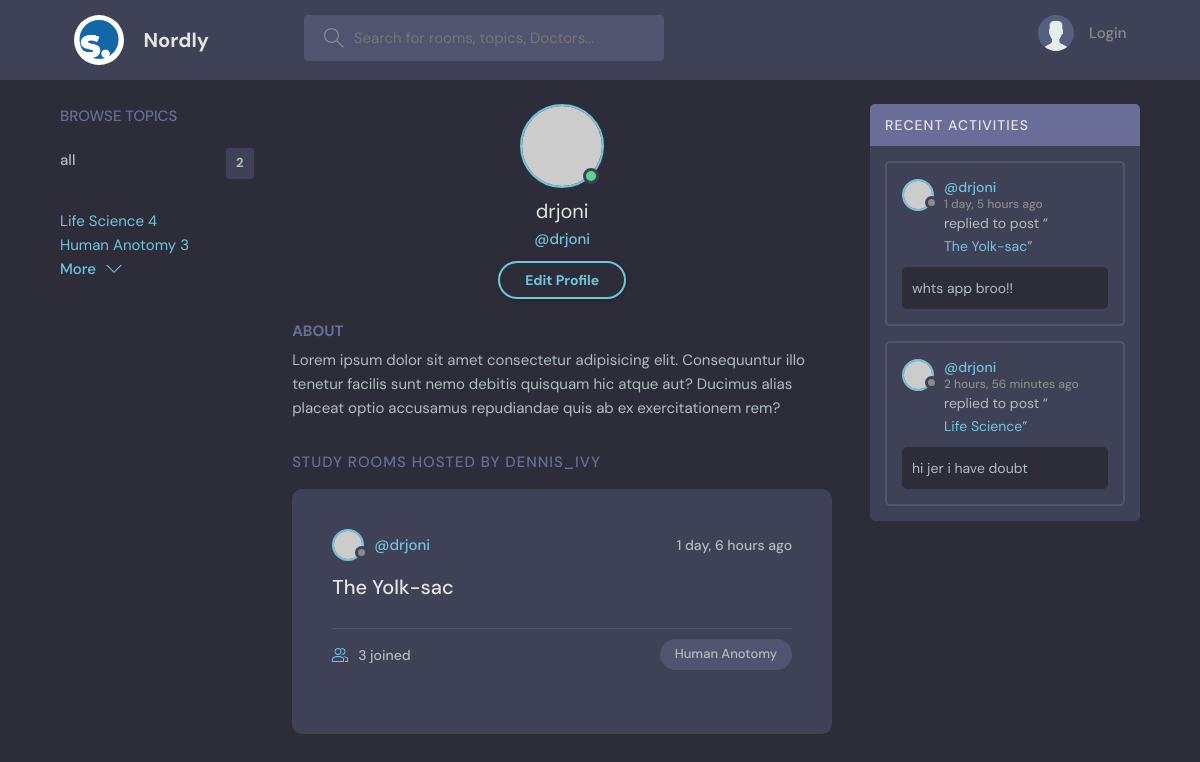
The page /profile/3 on the database its author committed.
### base/models.py (models this page shows, shortened)
class Topic(models.Model):
    name= models.CharField(max_length= 200)
    def __str__(self):
        return self.name

class Room(models.Model):
    host= models.ForeignKey(User,on_delete=models.SET_NULL,null=True)
    topic= models.ForeignKey(Topic,on_delete=models.SET_NULL, null = True )
    name= models.CharField(max_length= 100)
    participants = models.ManyToManyField(User, related_name= 'participants', blank= True)
    description = models.TextField(null= True, blank=True)
    created= models.DateTimeField(auto_now_add= True)
    updated= models.DateTimeField(auto_now= True)
    class Meta:
        ordering= ['-updated', '-created']
    def __str__(self):
        return self.name

class Message(models.Model):
    user= models.ForeignKey(User,on_delete = models.CASCADE)
    room= models.ForeignKey(Room,on_delete = models.CASCADE)
    body= models.TextField(null=True, blank =True)
    updated= models.DateTimeField(auto_now= True)
    created=  models.DateTimeField(auto_now_add= True)

### base/views.py (the view)
# urls.py: path('profile/<str:pk>', views.userProfile, name= 'user-profile'),
def userProfile(request, pk):
    user= User.objects.get(id= pk)
    rooms= user.room_set.all()
    room_message= user.message_set.all()
    topics=Topic.objects.all()
    context= {'user':user,
               'rooms':rooms,
               'room_message':room_message,
               'topics':topics
            }
    return render(request,'base/profile.html', context)

### base/templates/base/profile.html
{% extends 'main.html' %}
{% block content %}
  <main class="profile-page layout layout--3">
    <div class="container">
      <div class="topics">
        {% include 'base/topics_component.html' %}
      </div>
      <div class="roomList">
        <div class="profile">
          <div class="profile__avatar">
            <div class="avatar avatar--large active">
              <img src="https://randomuser.me/api/portraits/men/11.jpg" />
            </div>
          </div>
          <div class="profile__info">
            <h3>{{user.username}}</h3>
            <p>@{{user.username}}</p>
            <a href="edit-user.html" class="btn btn--main btn--pill">Edit Profile</a>
          </div>
          <div class="profile__about">
            <h3>About</h3>
            <p>
              Lorem ipsum dolor sit amet consectetur adipisicing elit. Consequuntur illo tenetur
              facilis sunt nemo debitis quisquam hic atque aut? Ducimus alias placeat optio
              accusamus repudiandae quis ab ex exercitationem rem?
            </p>
          </div>
        </div>
        <div class="roomList__header">
          <div>
            <h2>Study Rooms Hosted by dennis_ivy</a>
            </h2>
          </div>
        </div>
        <div class="roomListRoom">
          {% include 'base/feed_component.html' %}
        </div>
      </div>
      <div class="activities">
        {% include 'base/activity_component.html' %}
      </div>
    </div>
  </main>
{% endblock %}

### base/templates/base/topics_component.html
 <div >
  <div class="topics__header">
    <h2>Browse Topics</h2>
  </div>
  <ul class="topics__list">
    <li>
      <a href="{% url 'home' %}">all <span>{{topics.count}}</span></a>
    </li>
    {% for topic in topics %}
      <div>
        <a href="{% url 'home' %}?q={{topic.name}}">{{topic.name}} <span>{{topic.room_set.all.count}}</span> </a>
      </div>
    {% endfor %}
  </ul>
  <a class="btn btn--link" href="topics.html">
    More
    <svg version="1.1" xmlns="http://www.w3.org/2000/svg" width="32" height="32" viewBox="0 0 32 32">
      <title>chevron-down</title>
      <path d="M16 21l-13-13h-3l16 16 16-16h-3l-13 13z"></path>
    </svg>
  </a>
</div>

### base/templates/base/feed_component.html (shortened to what this page needs)
{% for room in rooms %}
<div class="roomListRoom">
  <div class="roomListRoom__header">
    <a href="{% url 'user-profile' room.host.id %}" class="roomListRoom__author">
      <div class="avatar avatar--small">
        <img src="https://randomuser.me/api/portraits/women/11.jpg" />
      </div>
      <span>@{{room.host.username}}</span>
    </a>
    <div class="roomListRoom__actions">
      <span>{{room.created|timesince}} ago</span>
    </div>
  </div>
  <div class="roomListRoom__content">
    <a href="{% url 'room' room.id %}">{{room.name}}</a>
  </div>
  <div class="roomListRoom__meta">
    <a href="{% url 'room' room.id %}" class="roomListRoom__joined">
      {{room.participants.all.count}} joined
    </a>
    <p class="roomListRoom__topic">{{room.topic}}</p>
  </div>
</div>
{% endfor %}

### base/templates/base/activity_component.html (shortened to what this page needs)
<div class="activities__header">
  <h2>Recent Activities</h2>
</div>
{% for message in room_message %}
<div class="activities__box">
  <div class="activities__boxHeader roomListRoom__header">
    <a href="{% url 'user-profile' message.user.id %}" class="roomListRoom__author">
      <div class="avatar avatar--small">
        <img src="https://randomuser.me/api/portraits/women/11.jpg" />
      </div>
      <p>
        @{{message.user}}
        <span> {{message.created|timesince}} ago</span>
      </p>
    </a>
  </div>
  <div class="activities__boxContent">
    <p>replied to post “<a href="{% url 'room' message.room.id %}">{{message.room}}</a>”</p>
    <div class="activities__boxRoomContent">
      {{message.body}}
    </div>
  </div>
</div>
{% endfor %}

### rows shown on the page
Topic: name "Life Science", room_set.all.count "4"
Topic: name "Human Anotomy", room_set.all.count "3"
Room: host.username "drjoni", created "1 day, 6 hours", name "The Yolk-sac", participants.all.count "3", topic "Human Anotomy"
Message: user "drjoni", created "1 day, 5 hours", room "The Yolk-sac", body "whts app broo!!"
Message: user "drjoni", created "2 hours, 56 minutes", room "Life Science", body "hi jer i have doubt"

### other values the page prints
{{ topics.count }} "2"
{{ user.username }} "drjoni"
